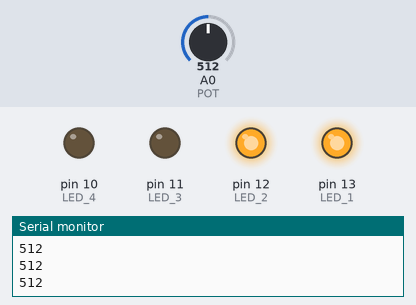
This sketch was run on a simulated Arduino Uno, built with avr-gcc and run on an emulated ATmega328P. Shown: output pins drawn as LEDs (lit = HIGH), the last lines printed to the serial monitor. The test bench sets the inputs (shaded band); at power-on: A0 (POT) = 512.

Above: at 1.2 s.
1.3 s: A0 (POT) set to 583
2.8 s: A0 (POT) set to 611
At 3.7 s:
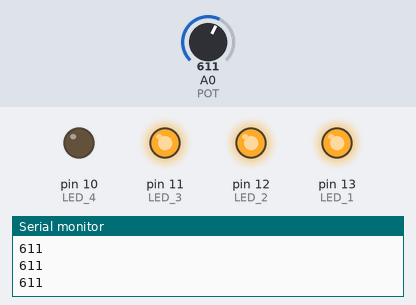
4.3 s: A0 (POT) set to 787
5.8 s: A0 (POT) set to 813
At 6.2 s:
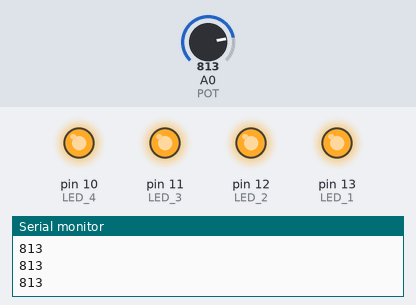
7.3 s: A0 (POT) set to 390
At 8.5 s:
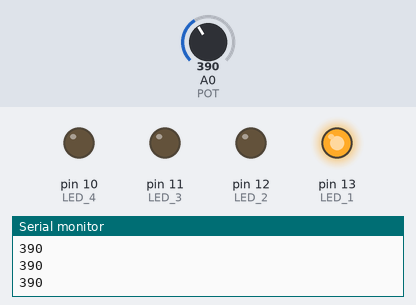
8.8 s: A0 (POT) set to 413
At 9.8 s:
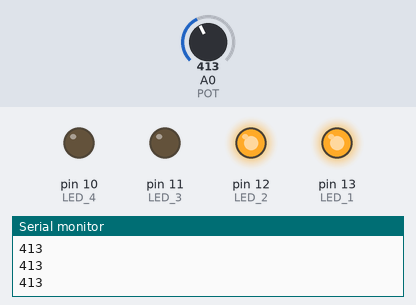
Timing chart, 0 to 11.3 s (numbered marks = the images above; inputs shaded):
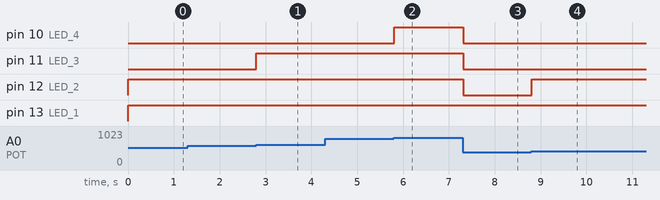

The sketch:

Knot.ino
```cpp
#define LED_1 13
#define LED_2 12
#define LED_3 11
#define LED_4 10
#define POT 14

void setup() {
  // put your setup code here, to run once:
  pinMode(LED_1,OUTPUT);
  pinMode(LED_2,OUTPUT);
  pinMode(LED_3,OUTPUT);
  pinMode(LED_4,OUTPUT);
  pinMode(POT,INPUT);
  Serial.begin(9600);
}

int val;
int ADC_Max = 1023;

void loop() {
  // put your main code here, to run repeatedly:
  //val = map(val,200,ADC_Max,0,4);
  val = analogRead(POT);
  Serial.println(val);

  //Same Ground
  /*if (val > 200){
    digitalWrite(LED_1,HIGH);
  }else{
    digitalWrite(LED_1,LOW);
  }

  if (val > 400){
    digitalWrite(LED_2,HIGH);
  }else{
    digitalWrite(LED_2,LOW);
  }

  if (val > 600){
    digitalWrite(LED_3,HIGH);
  }else{
    digitalWrite(LED_3,LOW);
  }

  if (val > 800){
    digitalWrite(LED_4,HIGH);
  }else{
    digitalWrite(LED_4,LOW);
  }*/

  //Same Ground 2
  if (val > 200 && val < 400){
    digitalWrite(LED_1,HIGH);
    digitalWrite(LED_2,LOW);
    digitalWrite(LED_3,LOW);
    digitalWrite(LED_4,LOW);
  }else if(val >= 400 && val < 600){
    digitalWrite(LED_1,HIGH);
    digitalWrite(LED_2,HIGH);
    digitalWrite(LED_3,LOW);
    digitalWrite(LED_4,LOW);
  }else if(val >= 600 && val < 800){
    digitalWrite(LED_1,HIGH);
    digitalWrite(LED_2,HIGH);
    digitalWrite(LED_3,HIGH);
    digitalWrite(LED_4,LOW);
  }else if(val >= 800 && val <= ADC_Max){
    digitalWrite(LED_1,HIGH);
    digitalWrite(LED_2,HIGH);
    digitalWrite(LED_3,HIGH);
    digitalWrite(LED_4,HIGH);
  }else{
    digitalWrite(LED_1,LOW);
    digitalWrite(LED_2,LOW);
    digitalWrite(LED_3,LOW);
    digitalWrite(LED_4,LOW);
  }

  //Different Ground
  //Ground determines the number of pin to be responded

  delay(20);
}
```

Measured:
- the behaviour switches between 599 and 600 on A0 (POT) (found by bisection; images 0 and 1)
- the behaviour switches between 799 and 800 on A0 (POT) (found by bisection; images 1 and 2)
- the behaviour switches between 399 and 400 on A0 (POT) (found by bisection; images 3 and 4)
- after the input at 2.8 s, pin 11 (LED_3): LOW → HIGH at once
- after the input at 5.8 s, pin 10 (LED_4): LOW → HIGH at once
- after the input at 7.3 s, pin 10 (LED_4), pin 11 (LED_3), pin 12 (LED_2): HIGH → LOW at once
- after the input at 8.8 s, pin 12 (LED_2): LOW → HIGH at once
